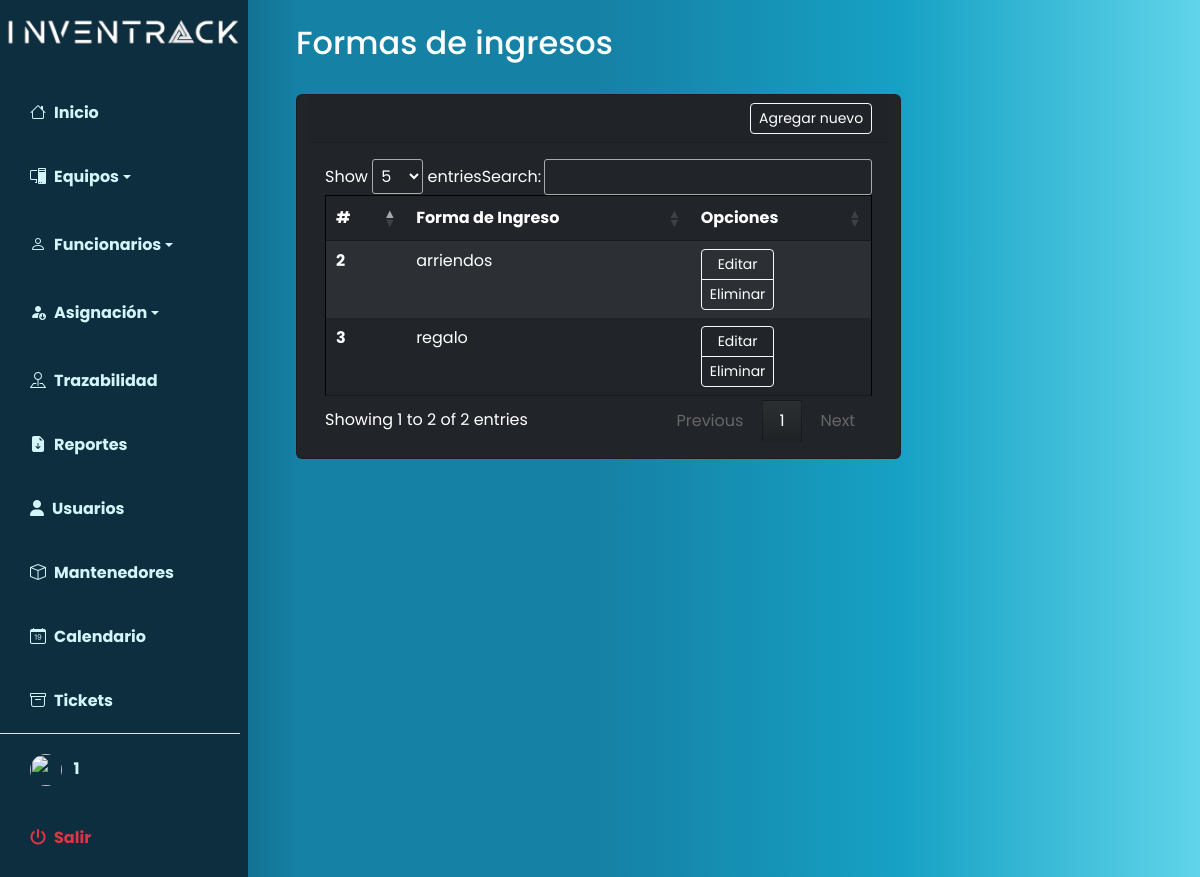
Page /index.php?p=mantenedores/formaIngresos/index (signed in) on the committed database.
### tables this page shows
CREATE TABLE `formaingresos` (
  `id` int(10) NOT NULL,
  `formaIngreso` varchar(50) NOT NULL
);

### index.php (called while the page is built, shortened)
<?php
$pagina = isset($_GET['p']) ? strtolower($_GET['p']) : 'home';
require_once 'includes/header.php';
require_once 'pages/' . $pagina . '.php';
require_once 'includes/footer.php';
?>

### pages/mantenedores/formaIngresos/index.php (the view, shortened to what this page needs)
<?php
include("database/auth.php");
$query = "SELECT * FROM formaIngresos";
$result = mysqli_query($connection, $query);
?>
<nav class="navbar navbar-expand-lg navbar-light bg-transparent py-4 px-4">
    <h2 class="fs-2 mx-4 text-white">Formas de ingresos</h2>
</nav>
<main class="container mx-5">
    <div class="row" id="contenedortabla">
        <div class="card text-bg-dark">
            <div class="card-header">
                <div class="d-flex justify-content-between align-items-center">
                    <div>
                        <a class="btn btn-sm text-white btn-outline-success border border-light"
                            href="index.php?p=mantenedores/formaIngresos/create" role="button">Agregar nuevo</a>
                    </div>
                </div>
            </div>
            <div class="card-body table-responsive text-bg-dark">
                <table class="table table-hover table-dark table-striped tableAux dataTables table-borderless">
                    <thead class="">
                        <tr>
                            <th scope="col">#</th>
                            <th scope="col">Forma de Ingreso</th>
                            <th scope="col">Opciones</th>
                        </tr>
                    </thead>
                    <tbody>
                        <?php while ($fila = mysqli_fetch_array($result)): ?>
                            <tr>
                                <th scope="row">
                                    <?= $fila['id'] ?>
                                </th>
                                <td>
                                    <?= $fila['formaIngreso'] ?>
                                </td>
                                <td>
                                    <div class="btn-group-vertical" role="group" aria-label="Vertical button group">
                                        <a href="index.php?p=mantenedores/formaIngresos/edit&id=<?= $fila['id'] ?>"
                                            class="btn btn-sm text-white btn-outline-warning border border-light">Editar</a>
                                        <a href="javascript:borrar(<?= $fila['id'] ?>);"
                                            class="btn btn-sm text-white btn-outline-danger border border-light">Eliminar</a>
                                    </div>
                                </td>
                            </tr>
                        <?php endwhile; ?>
                    </tbody>
                </table>
            </div>
        </div>
    </div>
</main>

### includes/estilos.css (style rules this page uses)
:root { --main-bg-color: #ffda07; --main-text-color: #eee8e8; --second-text-color: #d3f5fa; --second-bg-color: #7fa897; }
#contenedortabla { position: relative; width: max-content; }
.tableAux { width: 595pt; border: 1px solid #000000ee; }

### includes/header.php (style rules this page uses)
body { font-family: 'Poppins', sans-serif; }

### rows in the picture
formaingresos: id "2", formaIngreso "arriendos"
formaingresos: id "3", formaIngreso "regalo"

### other values in the picture
$_SESSION['username'] "1"
